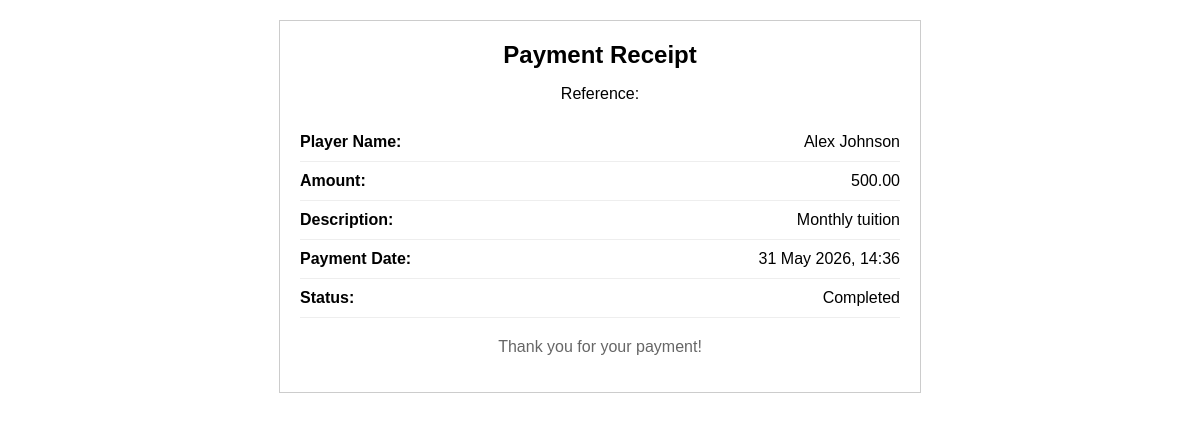
/payment/receipt/1 (signed in), run on the app's committed database.
### tables this page shows
CREATE TABLE IF NOT EXISTS fc_payments (
    id INT PRIMARY KEY AUTO_INCREMENT,
    uuid CHAR(36) NOT NULL UNIQUE,
    player_id INT NOT NULL,
    amount DECIMAL(15, 2) NOT NULL,
    description VARCHAR(255),
    payment_method VARCHAR(50),
    reference_number VARCHAR(100),
    status ENUM('pending', 'completed', 'failed', 'refunded') DEFAULT 'pending',
    receipt_path VARCHAR(500),
    created_at TIMESTAMP DEFAULT CURRENT_TIMESTAMP,
    updated_at TIMESTAMP DEFAULT CURRENT_TIMESTAMP ON UPDATE CURRENT_TIMESTAMP,
    deleted_at TIMESTAMP NULL,
    FOREIGN KEY (player_id) REFERENCES fc_players(id) ON DELETE CASCADE ON UPDATE CASCADE,
    INDEX idx_player_id (player_id),
    INDEX idx_status (status),
    INDEX idx_created_at (created_at),
    INDEX idx_reference_number (reference_number)
);

CREATE TABLE IF NOT EXISTS fc_players (
    id INT PRIMARY KEY AUTO_INCREMENT,
    uuid CHAR(36) NOT NULL UNIQUE,
    name VARCHAR(255) NOT NULL,
    date_of_birth DATE NOT NULL,
    national_id VARCHAR(50) UNIQUE NOT NULL,
    position ENUM('goalkeeper', 'defender', 'midfielder', 'forward', 'striker') NOT NULL,
    age_category ENUM('u8', 'u10', 'u12', 'u14', 'u16', 'u18', 'senior') NOT NULL DEFAULT 'senior',
    phone VARCHAR(15),
    email VARCHAR(255),
    medical_clearance TINYINT(1) DEFAULT 0,
    status TINYINT(1) DEFAULT 1,
    notes LONGTEXT,
    created_at TIMESTAMP DEFAULT CURRENT_TIMESTAMP,
    updated_at TIMESTAMP DEFAULT CURRENT_TIMESTAMP ON UPDATE CURRENT_TIMESTAMP,
    deleted_at TIMESTAMP NULL,
    INDEX idx_national_id (national_id),
    INDEX idx_position (position),
    INDEX idx_age_category (age_category),
    INDEX idx_status (status),
    INDEX idx_created_at (created_at)
);

### app/Core/Controller.php (called while the page is built, shortened)
<?php
abstract class Controller
{
    public function __construct()
    {
        $this->db = Database::getInstance();
    }
}

### app/Core/Database.php (called while the page is built, shortened)
<?php
class Database
{
    private static ?Database $instance = null;
    private ?PDO $connection = null;
    private array $config;
    private function __construct(array $config)
    {
        $this->config = $config;
    }
    public static function getInstance(array $config = []): Database
    {
        if (self::$instance === null) {
            $config = $config ?: (require CONFIG_PATH . '/database.php');
            $connConfig = $config['connections'][$config['default']];
            self::$instance = new self($connConfig);
        }
        return self::$instance;
    }
    private function connect(): void
    {
        try {
            $driver = $this->config['driver'];
            if ($driver === 'sqlite') {
                $dsn = "sqlite:" . $this->config['database'];
                $this->connection = new PDO($dsn);
            } else {
                $host = $this->config['host'] ?? 'localhost';
                $port = $this->config['port'] ?? 3306;
                $database = $this->config['database'];
                $charset = $this->config['charset'] ?? 'utf8mb4';
                $dsn = "mysql:host={$host};port={$port};dbname={$database};charset={$charset}";
                $this->connection = new PDO(
                    $dsn,
                    $this->config['username'] ?? '',
                    $this->config['password'] ?? '',
                    [
                        PDO::ATTR_ERRMODE => PDO::ERRMODE_EXCEPTION,
                        PDO::ATTR_DEFAULT_FETCH_MODE => PDO::FETCH_ASSOC,
                        PDO::ATTR_EMULATE_PREPARES => false,
                        PDO::ATTR_PERSISTENT => false,
                    ]
                );
            }
            $this->connection->setAttribute(PDO::ATTR_ERRMODE, PDO::ERRMODE_EXCEPTION);
            $this->connection->setAttribute(PDO::ATTR_DEFAULT_FETCH_MODE, PDO::FETCH_ASSOC);
        } catch (PDOException $e) {
            throw new PDOException('Database connection failed: ' . $e->getMessage());
        }
    }
    public function query(string $query, array $params = []): PDOStatement
    {
        try {
            $stmt = $this->connection->prepare($query);
            $stmt->execute($params);
            return $stmt;
        } catch (PDOException $e) {
            throw new PDOException('Query execution failed: ' . $e->getMessage());
        }
    }
    public function findOne(string $query, array $params = []): ?array
    {
        $stmt = $this->query($query, $params);
        $result = $stmt->fetch(PDO::FETCH_ASSOC);
        return $result ?: null;
    }
}

### app/Core/Router.php (called while the page is built, shortened)
<?php
class Router
{
    private array $routes = [];
    private function addRoute(string $method, string $pattern, string $controller, string $action): void
    {
        $key = strtoupper($method) . ':' . $pattern;
        $this->routes[$key] = [
            'method' => strtoupper($method),
            'pattern' => $pattern,
            'controller' => $controller,
            'action' => $action,
        ];
    }
    public function dispatch(string $method, string $uri): bool
    {
        $method = strtoupper($method);
        $path = parse_url($uri, PHP_URL_PATH) ?? '/';
        $uri = '/' . trim($path, '/');
        $matches = [];
        foreach ($this->routes as $route) {
            if ($route['method'] !== $method) {
                continue;
            }
            if ($this->matchRoute($route['pattern'], $uri, $matches)) {
                return $this->executeController($route['controller'], $route['action'], $matches);
            }
        }
        return false;
    }
    private function matchRoute(string $pattern, string $uri, array &$matches): bool
    {
        $matches = [];
        $pattern = preg_replace_callback(
            '/\{([a-zA-Z_][a-zA-Z0-9_]*)\}/',
            static function ($m) {
                return '(?<' . $m[1] . '>[^/]+)';
            },
            $pattern
        );
        $regex = '/^' . str_replace('/', '\/', $pattern) . '$/';
        if (preg_match($regex, $uri, $matches)) {
            return true;
        }
        return false;
    }
    private function executeController(string $controller, string $action, array $params = []): bool
    {
        try {
            $controllerInstance = new $controllerClass();
            $actionMethod = $action;
            call_user_func_array([$controllerInstance, $actionMethod], $params);
            return true;
        } catch (\Exception $e) {
            if (APP_DEBUG) {
                echo "Error: " . $e->getMessage();
            }
            return false;
        }
    }
}

### public/index.php (called while the page is built, shortened)
<?php
require_once APP_PATH . DIRECTORY_SEPARATOR . 'Core' . DIRECTORY_SEPARATOR . 'Autoloader.php';
try {
    $app = \App\Core\App::getInstance();
    $app->run();
} catch (\Exception $e) {
    http_response_code(500);
    if (APP_DEBUG) {
        echo 'Error: ' . $e->getMessage();
        echo '<pre>' . $e->getTraceAsString() . '</pre>';
    } else {
        echo 'An error occurred. Please try again later.';
    }
}

### app/Core/Autoloader.php (called while the page is built, shortened)
<?php
class Autoloader
{
    public static function load(string $class): bool
    {
        $prefix = 'App\\';
        $relativeClass = substr($class, strlen($prefix));
        $file = APP_PATH . DIRECTORY_SEPARATOR . str_replace('\\', DIRECTORY_SEPARATOR, $relativeClass) . '.php';
        if (file_exists($file)) {
            return true;
        }
        return false;
    }
}

### app/Helpers/SecurityHelper.php (called while the page is built, shortened)
<?php
class SecurityHelper
{
    public static function escape(?string $data, string $encoding = 'UTF-8'): string
    {
        return htmlspecialchars($data ?? '', ENT_QUOTES | ENT_HTML5, $encoding);
    }
}

### app/Controllers/FinancialController.php (the view, shortened to what this page needs)
<?php
class FinancialController extends Controller
{
    public function generateReceipt(string $id): void
    {
        $paymentId = (int)$id;
        $query = "SELECT p.*, pl.name as player_name, pl.national_id FROM fc_payments p
                  LEFT JOIN fc_players pl ON p.player_id = pl.id
                  WHERE p.id = ?";
        $payment = $this->db->findOne($query, [$paymentId]);
        echo $this->generateReceiptHtml($payment);
    }
    private function generateReceiptHtml(array $payment): string
    {
        $amount = number_format((float)$payment['amount'], 2);
        $date = date(DISPLAY_DATETIME_FORMAT, strtotime($payment['created_at']));
        $playerName = SecurityHelper::escape($payment['player_name'] ?? '-');
        $description = SecurityHelper::escape($payment['description'] ?? '-');
        $reference = SecurityHelper::escape($payment['reference_number']);
        return <<<HTML
        <!DOCTYPE html>
        <html>
        <head>
            <meta charset="UTF-8">
            <title>Receipt #$reference</title>
            <style>
                body { font-family: Arial, sans-serif; margin: 20px; }
                .receipt { max-width: 600px; margin: 0 auto; border: 1px solid #ccc; padding: 20px; }
                .header { text-align: center; margin-bottom: 20px; }
                .header h2 { margin: 0; }
                .details { margin: 20px 0; }
                .row { display: flex; justify-content: space-between; padding: 10px 0; border-bottom: 1px solid #eee; }
                .row label { font-weight: bold; }
                .total { display: flex; justify-content: space-between; font-size: 18px; font-weight: bold; margin: 20px 0; padding: 10px 0; }
                .footer { text-align: center; margin-top: 20px; color: #666; }
            </style>
        </head>
        <body>
            <div class="receipt">
                <div class="header">
                    <h2>Payment Receipt</h2>
                    <p>Reference: $reference</p>
                </div>
                <div class="details">
                    <div class="row">
                        <label>Player Name:</label>
                        <span>$playerName</span>
                    </div>
                    <div class="row">
                        <label>Amount:</label>
                        <span>$amount</span>
                    </div>
                    <div class="row">
                        <label>Description:</label>
                        <span>$description</span>
                    </div>
                    <div class="row">
                        <label>Payment Date:</label>
                        <span>$date</span>
                    </div>
                    <div class="row">
                        <label>Status:</label>
                        <span>Completed</span>
                    </div>
                </div>
                <div class="footer">
                    <p>Thank you for your payment!</p>
                </div>
            </div>
        </body>
        </html>
        HTML;
    }
}

### data on the page
fc_payments: player.name "Alex Johnson", amount "500.00", description "Monthly tuition", created_at "31 May 2026, 14:36"
